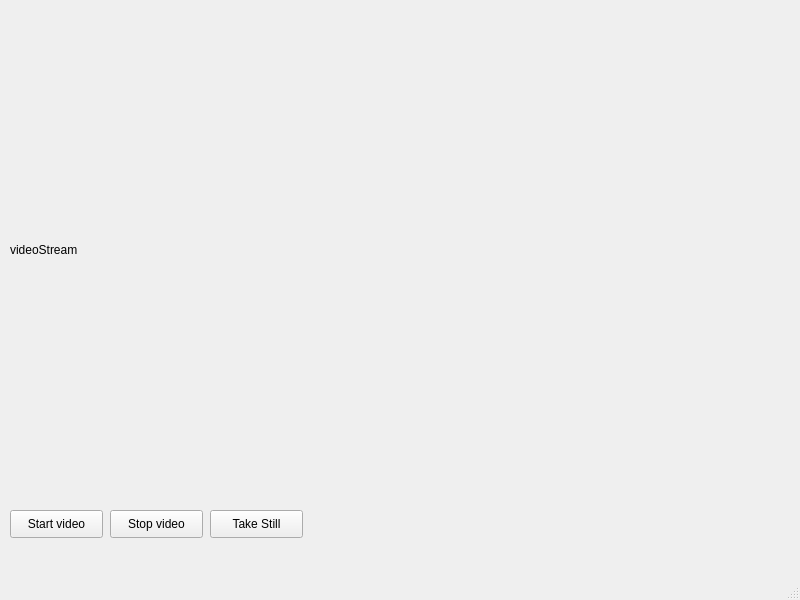
<?xml version="1.0" encoding="UTF-8"?>
<ui version="4.0">
 <class>MainWindow</class>
 <widget class="QMainWindow" name="MainWindow">
  <property name="geometry">
   <rect>
    <x>0</x>
    <y>0</y>
    <width>800</width>
    <height>600</height>
   </rect>
  </property>
  <property name="windowTitle">
   <string>MainWindow</string>
  </property>
  <widget class="QWidget" name="centralwidget">
   <widget class="QLabel" name="videoStreamLabel">
    <property name="geometry">
     <rect>
      <x>10</x>
      <y>10</y>
      <width>640</width>
      <height>480</height>
     </rect>
    </property>
    <property name="text">
     <string>videoStream</string>
    </property>
   </widget>
   <widget class="QPushButton" name="startVideoButton">
    <property name="geometry">
     <rect>
      <x>10</x>
      <y>510</y>
      <width>93</width>
      <height>28</height>
     </rect>
    </property>
    <property name="cursor">
     <cursorShape>PointingHandCursor</cursorShape>
    </property>
    <property name="text">
     <string>Start video</string>
    </property>
   </widget>
   <widget class="QPushButton" name="stopVideoButton">
    <property name="geometry">
     <rect>
      <x>110</x>
      <y>510</y>
      <width>93</width>
      <height>28</height>
     </rect>
    </property>
    <property name="cursor">
     <cursorShape>PointingHandCursor</cursorShape>
    </property>
    <property name="text">
     <string>Stop video</string>
    </property>
   </widget>
   <widget class="QPushButton" name="takeStillButton">
    <property name="geometry">
     <rect>
      <x>210</x>
      <y>510</y>
      <width>93</width>
      <height>28</height>
     </rect>
    </property>
    <property name="cursor">
     <cursorShape>PointingHandCursor</cursorShape>
    </property>
    <property name="text">
     <string>Take Still</string>
    </property>
   </widget>
  </widget>
  <widget class="QMenuBar" name="menubar">
   <property name="geometry">
    <rect>
     <x>0</x>
     <y>0</y>
     <width>800</width>
     <height>26</height>
    </rect>
   </property>
  </widget>
  <widget class="QStatusBar" name="statusbar"/>
 </widget>
 <resources/>
 <connections/>
</ui>
